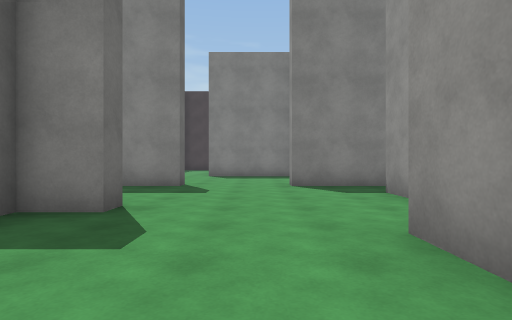
View 1 (above)

24 first-person views from a walk through a Unity game level. The camera is 1.2 m above the floor, looks level and sees 80° across. The floor is counted in squares, 2 m on a side. Each view is taken from the middle of a square. On the plan, view 1 faces up. The plan holds only what a view shows up to about 9 squares ahead; the rest is blank. The player character is not drawn. Surface patterns are stand-ins for the level's own textures.

View 2
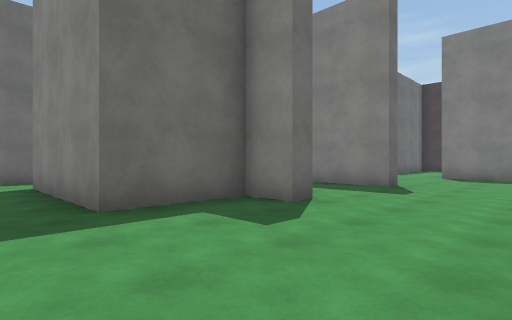

View 3
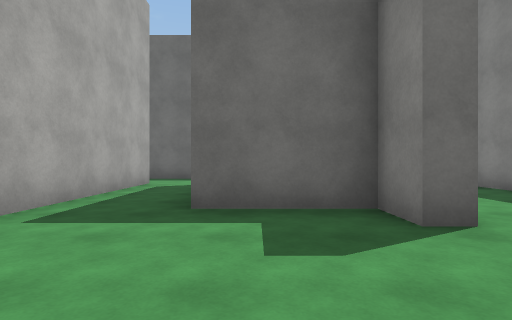

View 4
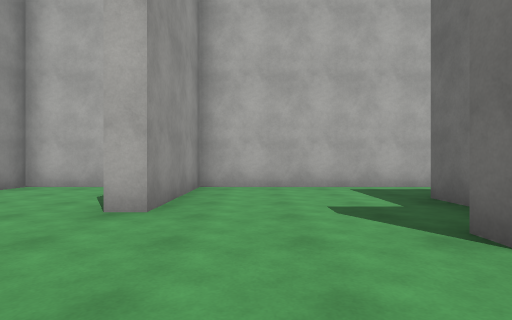

View 5
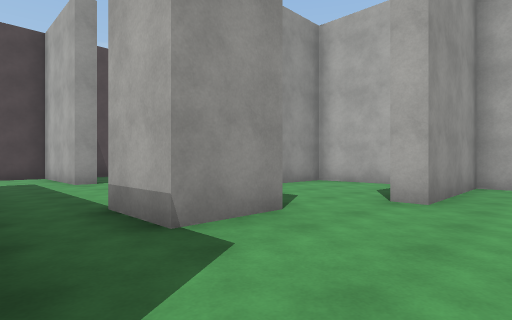

View 6
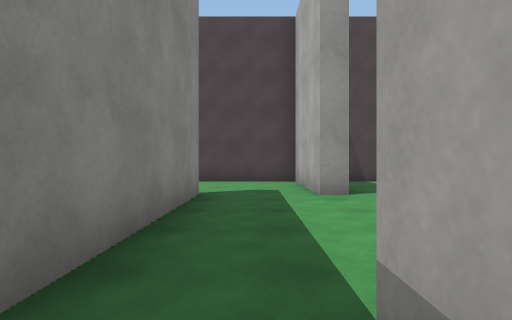

View 7
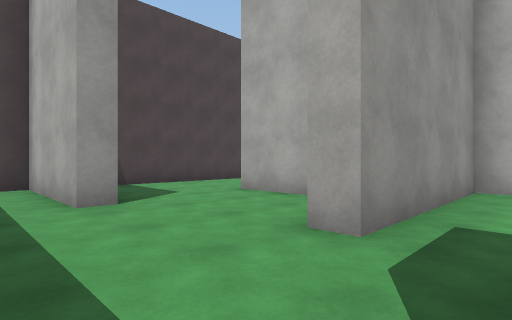

View 8
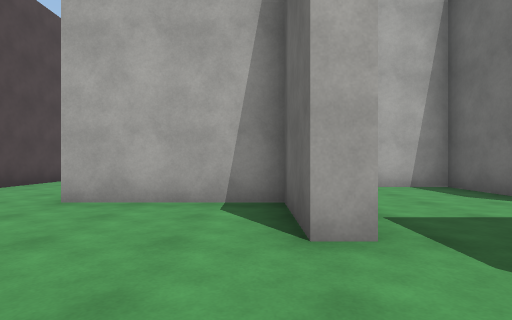

View 9
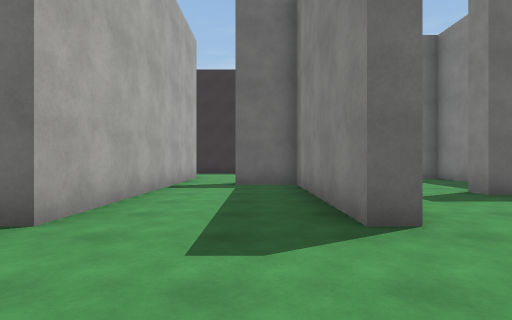

View 10
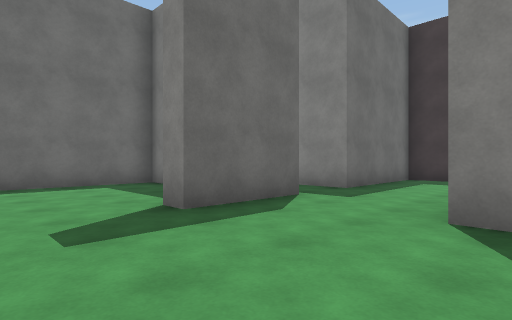

View 11
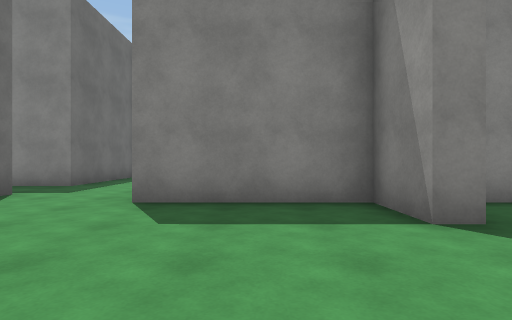

View 12
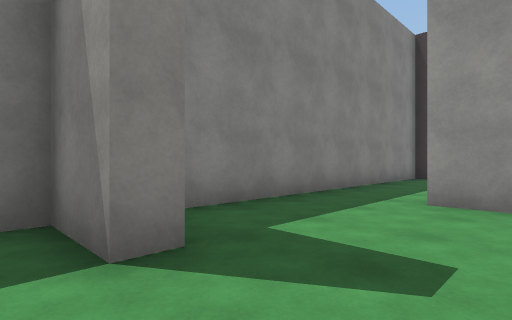

View 13
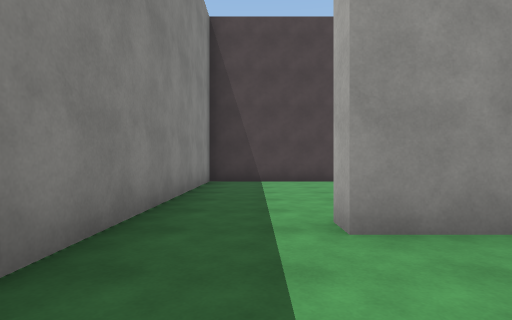

View 14
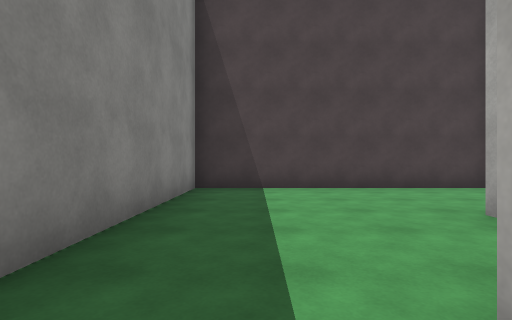

View 15
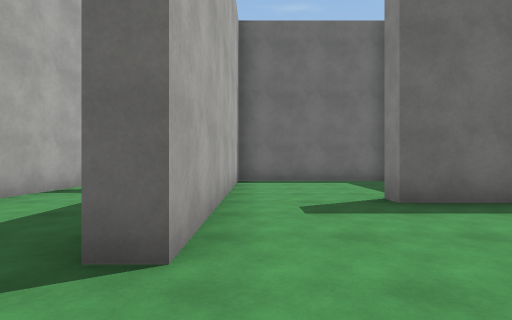

View 16
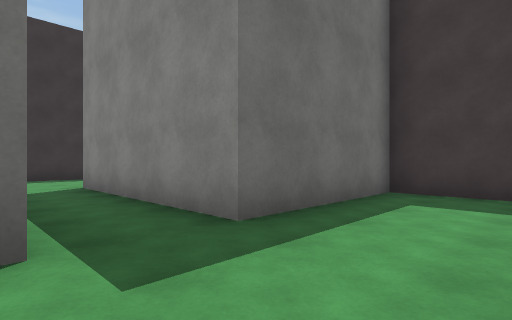

View 17
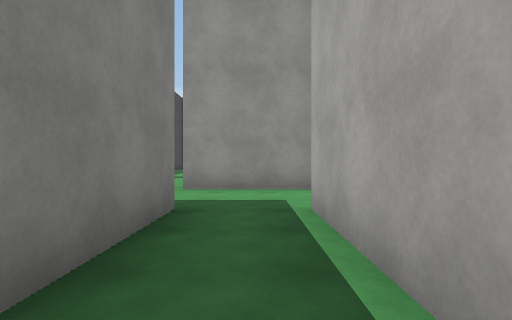

View 18
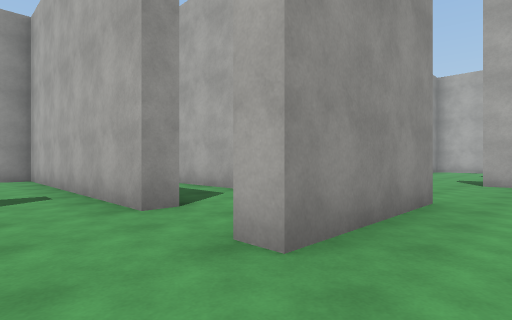

View 19
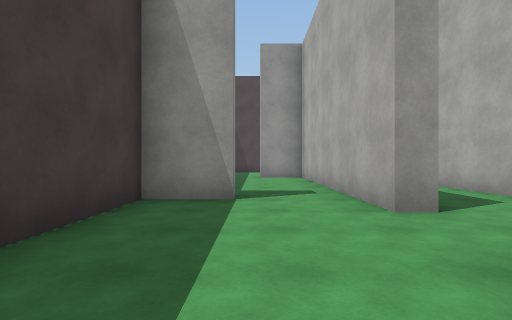

View 20
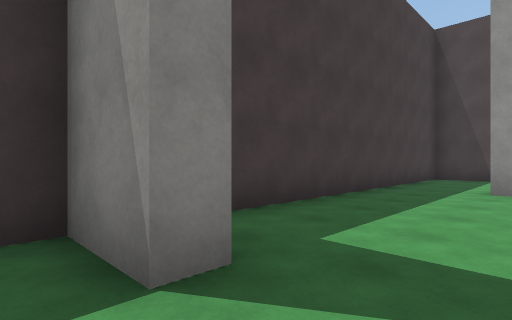

View 21
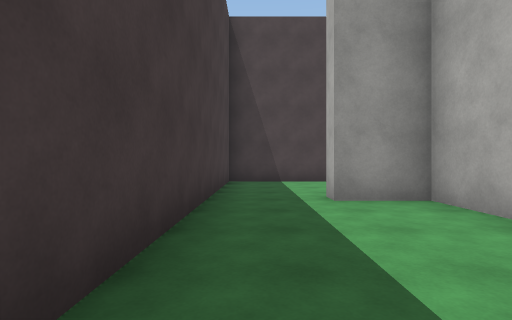

View 22
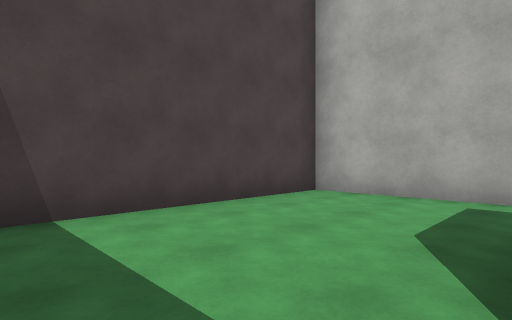

View 23
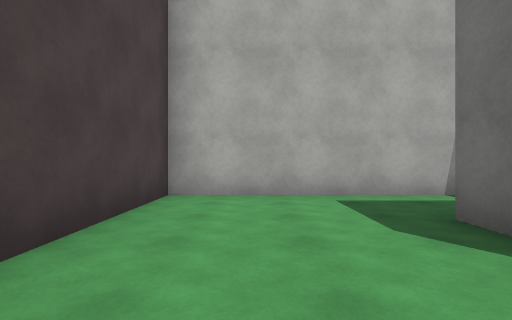

View 24
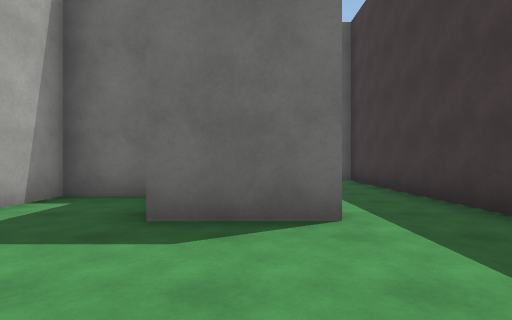

### Floor plan
Points are (right, up) in squares from view 1. A wall is a line through its corners. A room is listed if a view was taken in it or the views show most of it. See-through windows are left out.
Room 1 (views 1, 2, 3, 4, 5, 6, 7, 8, 9, 11)
walls: (2.4, 4.1) (2.4, 5.6) (4, 5.6); (1.7, 1) (1.7, -0.7) (5.1, -0.7) (5.1, 3.7) (5.6, 3.7) (5.6, 1.7) (8.8, 1.7); (-1.7, 7.5) (-1.7, 7) (-6.4, 7) (-6.4, 5.5); (8.2, 4.4) (8.2, 4.9); (8.4, 7) (0.8, 7); (11.5, 2.5) (11.5, 3.5); (-8, 4) (-1.7, 4) (-1.7, 3.5) (-2.7, 3.5) (-2.7, 1.2) (-6.8, 1.2); (-6.9, -0.7) (1.3, -0.7) (1.3, 2.5) (1.8, 2.5)
ways out: opening at (-0.5, 7) to room 2; opening at (8, 6) to room 4; opening at (-7, 0); opening at (-7, 5); opening at (10.5, 1.5)
Room 2 (views 10, 12, 13, 14, 15, 16, 17)
walls: (-4.2, 14) (-9.2, 14); (-7.2, 11.8) (-8.7, 11.8) (-8.7, 7.5) (-1.7, 7.5); (-7.2, 12.3) (-4.2, 12.3) (-4.2, 9.8) (-4.8, 9.8); (2.2, 9.8) (1.7, 9.8) (1.7, 11.3) (-1.8, 11.3) (-1.8, 14.4); (5.5, 11.3) (3, 11.3); (5.5, 7.9) (5.5, 9.2)
ways out: opening at (-0.5, 7) to room 1; opening at (-2.5, 14) to room 3; opening at (6, 10) to room 4; opening at (-9, 13)
Room 3 (views 18, 19, 20, 21, 22, 23, 24)
walls: (5.9, 13.2) (5.9, 11.8) (11.5, 11.8) (11.5, 17.7) (2.1, 17.7); (2.2, 16.3) (1.7, 16.3) (1.7, 17.7) (-1, 17.7); (0.5, 14.4) (7.5, 14.4) (7.5, 15.8) (8, 15.8) (8, 13.9); (-1.8, 14.4) (-1.2, 14.4); (-2.5, 17.7) (-4.2, 17.7) (-4.2, 14)
ways out: opening at (-2.5, 14) to room 2; opening at (0, 14)
Room 4 (no view inside)
walls: (8.2, 4.9) (11.5, 4.9) (11.5, 11.3) (5.5, 11.3); (5.5, 9.2) (6, 9.2)
ways out: opening at (8, 6) to room 1; opening at (6, 10) to room 2

Positions as (right, up) in squares from view 1, and headings:
1: (0, 0), facing up
2: (1, 0), facing up-left
3: (1, 2), facing left
4: (0, 6), facing down
5: (0, 7), facing down-right
6: (3, 6), facing right
7: (4, 6), facing down-right
8: (6, 6), facing down
9: (1, 6), facing left
10: (-1, 8), facing up-left
11: (0, 7), facing up
12: (1, 8), facing up-right
13: (3, 10), facing right
14: (5, 10), facing right
15: (0, 8), facing left
16: (-2, 12), facing up-left
17: (-8, 13), facing right
18: (-3, 16), facing down-right
19: (-3, 16), facing right
20: (1, 15), facing up-right
21: (3, 17), facing right
22: (8, 17), facing down-right
23: (10, 17), facing down
24: (11, 15), facing left
